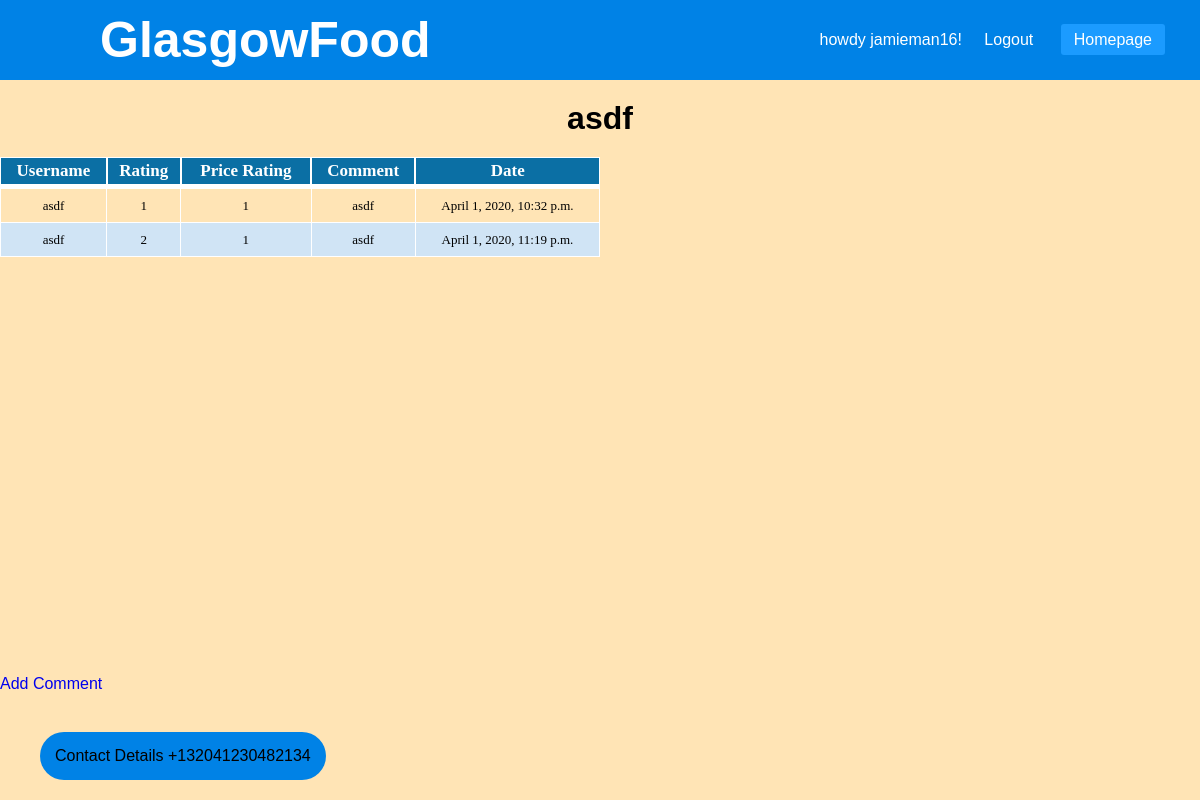
Screenshot of /food/restaurants/asdf/ (signed in) with the database file from the repository.
### food/models.py (models this page shows, shortened)
class Restaurant(models.Model):
	restaurant_ID = AutoField(primary_key=True)
	owner = models.ForeignKey(UserProfile, on_delete = models.CASCADE, null=True,blank=True)
	name = CharField(max_length = 100)
	slug = models.SlugField(unique=True)
	address = CharField(max_length = 100, blank=True, null=True)
	overview = CharField(max_length = 100)
	detailed = CharField(max_length = 300, blank=True, null=True)
	phone_number = IntegerField(blank=True, null=True)
	email_address = EmailField(blank=True, null=True)
	rating = IntegerField(default=0)
	price = IntegerField(default=0)
	lat = FloatField(default=55.8642)
	lng = FloatField(default=-4.2518)

class Comment(models.Model):
	review_ID = AutoField(primary_key=True)
	user = models.ForeignKey(UserProfile, on_delete = models.SET_NULL, null=True)
	restaurant = models.ForeignKey(Restaurant, on_delete=models.CASCADE)
	date_time = models.DateTimeField(null=True)
	comment = CharField(max_length=1000)
	rating = IntegerField()
	price = IntegerField()

class UserProfile(models.Model):
	user = models.OneToOneField(User, on_delete=models.CASCADE)
	username = CharField(max_length=100, default="hello")
	is_owner = models.BooleanField(default=False)
	verified_by = models.ForeignKey('self',on_delete=models.CASCADE, related_name='+',blank = True, null = True)
	favourites = ListCharField(max_length=100,base_field=CharField(max_length=100),null=True,blank=True,default='')

### food/views.py (the view)
# urls.py: path('restaurants/<slug:restaurant_name_slug>/',views.show_restaurant, name='show_restaurant'),
def show_restaurant(request, restaurant_name_slug):
    context_dict = {}
    try:
        restaurant = Restaurant.objects.get(slug=restaurant_name_slug)
        comments = Comment.objects.filter(restaurant=restaurant)
        context_dict['comments'] = comments
        context_dict['restaurant'] = restaurant
    except Restaurant.DoesNotExist:
        context_dict['restaurant'] = None
        context_dict['comments'] = None
    return render(request, 'food/restaurant.html', context=context_dict)

### templates/food/restaurant.html (shortened to what this page needs)
<!DOCTYPE html>
{% extends 'food/base.html' %}
{% load staticfiles %}
{% block body_block %}
    {% if restaurant %}
        <h1>{{ restaurant.name }}</h1>
        {% if comments %}
            <ul>
				<table class = "paleBlueRows">
					<thead>
						<tr>
							<th>Username</th>
							<th>Rating</th>
							<th>Price Rating</th>
							<th>Comment</th>
							<th>Date</th>
						</tr>
					</thead>
					<tbody>
						{% for comment in comments %}
							<tr>
								<td>{{comment.user.username}}</td>
								<td>{{comment.rating}}</td>
								<td>{{comment.price}}</td>
								<td>{{comment.comment}}</td>
								<td>{{comment.date_time}}</td>
							</tr>
						{% endfor %}
					</tbody>
				</table>
            </ul>
	<u2>
	<div id="googleMap" style="width:100%;height:400px;"></div>
	</u2>
        {% else %}
            <strong>No comments currently in restaurant.</strong>
        {% endif %}
        {% if user.is_authenticated %}
	<br>
            <a href="{% url 'food:add_comment' restaurant.slug %}">Add Comment</a> <br />
        {% endif %}
    {% else %}
        The specified restaurant does not exist.
    {% endif %}
 {% endblock %}

### templates/food/base.html (shortened to what this page needs)
<!DOCTYPE html>
{% load staticfiles %}
{% load static %}
<html>
	<head>
		<link rel="stylesheet" type="text/css" href="{% static 'css/basic/basic.css' %}">
	  </head>
    <body>
	{% if user.is_authenticated %}
					<nav>
					<label class="logo"> GlasgowFood</label>
					<ul>
					<a>{% if user.is_authenticated %}
				    howdy {{ user.username }}!</a>
					<li><a href="{% url 'food:logout' %}">Logout</a></li>
					<li><a class="active" href="{% url 'food:index' %}">Homepage</a></li>
			{% endif %}
					</ul>
					</nav>
		{% endif %}
		{% block body_block %}{% endblock %}
		<footer>Contact Details +132041230482134</footer>
    </body>
</html>

### static/css/basic/basic.css (style rules this page uses)
* { padding:0; margin: 0; text-decoration: none; list-style: none; box-sizing: border-box; }
html { height:100%; width:100%; }
h1 { text-align: center; margin:20px; }
body { font-family: 'Arial' , 'Helvetica', sans-serif; background:#FFE4B5 url(glasgow.jpg) no-repeat ; background-size:cover; width:100%; height:100%; }
nav { background:#0082e6; }
label.logo { color:white; font-size: 50px; line-height: 80px; padding: 100px; font-weight: bold; margin-left;10px; }
nav ul { color: white; float: right; margin-right: 30px; border-spacing:10px; }
nav ul li { display: inline-block; line-height: 80px; margin:0 5px; }
nav ul li a { color: white; font_size: 17px; padding: 7px 13px; border-radius: 3px; text_transform: uppercase; }
a.active,a:hover { background: #1b9bff; transition:.5s; }
footer { bottom:10px; position: fixed; background:#0082e6; left: 30px; margin:10px; padding:15px; border-radius: 25px; }
table.paleBlueRows { font-family: "Times New Roman", Times, serif; border: 1px solid #FFFFFF; width: 600px; height: 100px; text-align: center; border-collapse: collapse; }
table.paleBlueRows td, table.paleBlueRows th { border: 1px solid #FFFFFF; padding: 3px 2px; }
table.paleBlueRows tbody td { font-size: 13px; }
table.paleBlueRows tr:nth-child(even) { background: #D0E4F5; }
table.paleBlueRows thead { background: #0B6FA4; border-bottom: 5px solid #FFFFFF; }
table.paleBlueRows thead th { font-size: 17px; font-weight: bold; color: #FFFFFF; text-align: center; border-left: 2px solid #FFFFFF; }
table.paleBlueRows thead th:first-child { border-left: none; }

### rows the page displays
Restaurant: name "asdf"
Comment: user.username "asdf", rating "1", price "1", comment "asdf", date_time "April 1, 2020, 10:32 p.m."
Comment: user.username "asdf", rating "2", price "1", comment "asdf", date_time "April 1, 2020, 11:19 p.m."

### other values shown
{{ user.username }} "jamieman16"
